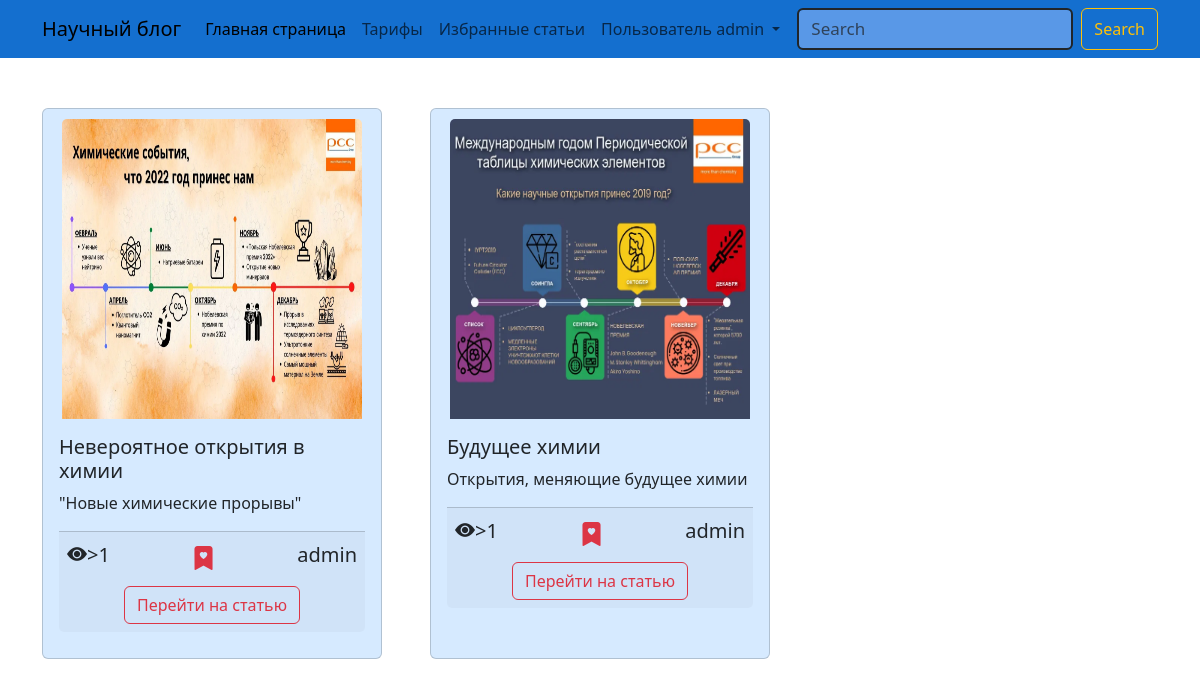
/show/favorite/ (signed in), run on the app's committed database.
### pages/models.py (models this page shows, shortened)
class FavoriteArticle(models.Model):
    author = models.ForeignKey(User, on_delete=models.CASCADE)
    article = models.ForeignKey(Articles, on_delete=models.CASCADE)

class Articles(models.Model):
    title = models.CharField(max_length=250, verbose_name='Заголовок')
    quantity_views = models.IntegerField(default=0, verbose_name='Кло-во просмотров')
    description = models.TextField(verbose_name='Описание')
    card_description = models.TextField(verbose_name='Короткое описание', validators=[
        MinLengthValidator(25),  # MinLengthValidator -> минимальных значений
        MaxLengthValidator(35)  # MaxLengthValidator -> максимальных значений
    ])
    is_published = models.BooleanField(default=True, verbose_name='Опубликовать')
    is_banned = models.BooleanField(default=False, verbose_name='Заблокированная статья')
    category = models.ForeignKey(Categories, on_delete=models.CASCADE, verbose_name='Категория')
    creation_datetime = models.DateTimeField(auto_now_add=True, verbose_name='Время и дата создания')
    updates_datetime = models.DateTimeField(auto_now=True, verbose_name='Время и дата обновления')
    author = models.ForeignKey(User, on_delete=models.SET_NULL, null=True, blank=True, verbose_name='Автар статьи')
    subject_article = models.ManyToManyField(Subjects, verbose_name='Тематика статьи')
    timing_article = models.TimeField(auto_now_add=False, verbose_name='Хронометраж статьи')
    slug = models.SlugField(max_length=250)
    def get_first_photo(self):
        try:
            photo = self.gallery_articles.all().first()
            return photo.image.url
        except Exception as e:
            print(e)
            return 'https://cdn.vectorstock.com/i/500p/46/50/missing-picture-page-for-website-design-or-mobile-vector-27814650.jpg'
    class Meta:
        verbose_name = 'Статья'
        verbose_name_plural = 'Статьи'

class GalleryArticles(models.Model):
    image = models.ImageField(upload_to='articles/', verbose_name='Фотки')
    article = models.ForeignKey(Articles, on_delete=models.CASCADE, related_name='gallery_articles')

### pages/views.py (the view)
# urls.py: path('show/favorite/', views.favorite_view, name='favorite_page')
def favorite_view(request):
    favorite = FavoriteArticle.objects.filter(author=request.user)
    context = {
        'favorite': favorite,
        'title': 'Фавориты'
    }
    return render(request, 'pages/favorite.html', context)

### pages/templatetags/pages_tag.py (called while the page is built)
@register.simple_tag()
def check_favorite_status(article_id, user_id):
    return FavoriteArticle.objects.filter(article_id=article_id, author_id=user_id).exists()

### pages/templates/pages/favorite.html (shortened to what this page needs)
{% extends 'base.html' %}
{% load pages_tag %}
{% block content %}
<section class="articles container mt-5">
    <div class="row row-cols-1 row-cols-md-3 g-5">
        {% for fav in favorite %}
        <div class="col">
            <div class="card custom-card h-100">
                <div style="margin: 0 auto;">
                    <img src="{{ fav.article.get_first_photo }}" class="card-img-top" style="width: 300px; height: 300px"
                         alt="...">
                </div>
                <div class="card-body">
                    <h5 class="card-title">{{ fav.article.title }}</h5>
                    <p class="card-text">{{ fav.article.card_description }}</p>
                    <div class="card-footer p-2">
                        <div class="d-flex justify-content-between">
                            <p class="card-text fs-5"><i class="bi bi-eye-fill"></i>>{{ fav.article.quantity_views }}</p>
                            {% if request.user.is_authenticated %}
                            <a href="{% url 'favorite_active' fav.article.pk %}" class="card-text fs-4">
                                {% check_favorite_status fav.article.pk request.user.pk as status_favorite %}
                                {% if status_favorite is False %}
                                <i class="bi bi-bookmark-heart text-danger"></i>
                                {% else %}
                                <i class="bi bi-bookmark-heart-fill text-danger"></i>
                                {% endif %}
                            </a>
                            {% endif %}
                            <p class="card-text fs-5">{{ fav.article.author }}</p>
                        </div>
                        <div class="d-flex justify-content-center">
                            <a href="{% url 'detail_page' fav.article.slug %}" class="btn btn-outline-danger">
                                Перейти на статью
                            </a>
                        </div>
                    </div>
                </div>
            </div>
        </div>
        {% endfor %}
    </div>
</section>
{% endblock content %}

### templates/base.html (shortened to what this page needs)
{% load static %}
<!doctype html>
<html lang="en">
<head>
    <link href="https://cdn.jsdelivr.net/npm/bootstrap@5.3.3/dist/css/bootstrap.min.css" rel="stylesheet"
>
    <link rel="stylesheet" href="https://cdn.jsdelivr.net/npm/bootstrap-icons@1.11.3/font/bootstrap-icons.min.css">
    <link rel="stylesheet" href="{% static 'css/style.css' %}">
</head>
<body>
<nav class="navbar navbar-expand-lg header-custom">
    <div class="container">
        <a class="navbar-brand" href="{% url 'index_page' %}">Научный блог</a>
        <div class="collapse navbar-collapse" id="navbarSupportedContent">
            <ul class="navbar-nav me-auto mb-2 mb-lg-0">
                <li class="nav-item">
                    <a class="nav-link active" aria-current="page" href="{% url 'index_page' %}">Главная страница</a>
                </li>
                <li class="nav-item">
                    <a class="nav-link" href="{% url 'tariff_plan_page' %}">Тарифы</a>
                </li>
                {% if request.user.is_authenticated %}
                <li class="nav-item">
                    <a class="nav-link" href="{% url 'favorite_page' %}">Избранные статьи</a>
                </li>
                {% endif %}
                <li class="nav-item dropdown">
                    <a class="nav-link dropdown-toggle" href="#" role="button" data-bs-toggle="dropdown"
                       aria-expanded="false">
                        {% if request.user.is_authenticated %}
                        Пользователь {{ request.user.username }}
                        {% else %}
                        Аккаунт
                        {% endif %}
                    </a>
                </li>
            </ul>
            <form class="d-flex" role="search" method="get" action="{% url 'search_article_active' %}">
                <input class="form-control me-2 custom-form" name="q" type="search" placeholder="Search" aria-label="Search">
                <button class="btn btn-outline-warning" type="submit">Search</button>
            </form>
        </div>
    </div>
</nav>
{% block content %}
{% endblock content %}
</body>
</html>

### static/css/style.css (style rules this page uses)
* { text-decoration: none; list-style: none; margin: 0; padding: 0; }
body { background: url('https://www.unite.ai/wp-content/uploads/2023/12/601b1bfb-b5f9-4a7d-9a5d-a04616685e42.jpg'); background-repeat: no-repeat; background-size: cover; }
.header-custom { background-color: #146fcf; border-bottom: 2px solid white; }
.custom-card { background-color: #d6eaff; transition: .3s; padding: 10px 0px; }
.custom-form { background-color: #5998e7; font-size: 17px; padding: 6px 12px; border: 2px solid ; }

### data on the page
FavoriteArticle: article.get_first_photo (picture), article "Невероятное открытия в химии", article.card_description "\"Новые химические прорывы\"", article.quantity_views "1", article.author "admin"
FavoriteArticle: article.get_first_photo (picture), article "Будущее химии", article.card_description "Открытия, меняющие будущее химии", article.quantity_views "1", article.author "admin"

### other printed values
{{ request.user.username }} "admin"
